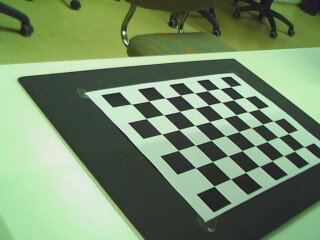
#> input picture calibration/calibration_1/data/left_000.jpg, 320 x 240 px; its folder holds 3 pictures in this run
$ jupyter execute calibrate.ipynb
#> lines starting #> are read from the running program, lines starting #| are printed output that depends on the picture; long printed decimals are rounded
# Calibration Notebook

### Import all

[cell 1]
import cv2
print("OpenCV should be 4.8.0.76 Current version:", cv2.__version__)
from typing import List
import numpy as np
import imageio
import cv2
import copy
import glob
import os
import matplotlib.pyplot as plt
import json

### Useful functions

[cell 2]
def load_images_from_folder(folder: str, use_BGR = True) -> List[np.ndarray]:
#> called with folder = 'calibration_1//data', use_BGR = True
    if use_BGR:
        return [cv2.imread(filename) for filename in glob.glob(os.path.join(folder, '*.jpg'))]
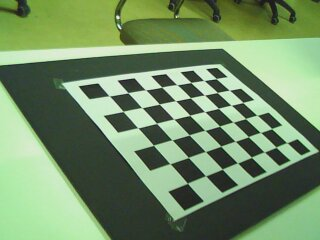
#> input picture calibration/calibration_1/data/left_001.jpg, 320 x 240 px
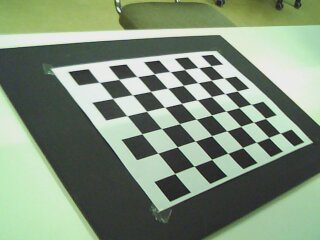
#> input picture calibration/calibration_1/data/left_002.jpg, 320 x 240 px
    else:
        return [imageio.imread(filename) for filename in glob.glob(os.path.join(folder, '*.jpg'))]


def show_all_images(images: np.ndarray):
    bgr_images = [cv2.cvtColor(image, cv2.COLOR_BGR2RGB) for image in images]
    for bgr in bgr_images:
        plt.figure()
        plt.axis('off')
        plt.imshow(bgr)
        plt.show()

def show_from_list(images: np.ndarray, index=0):
    bgr_image = cv2.cvtColor(images[index], cv2.COLOR_BGR2RGB)
    plt.figure()
    plt.axis('off')
    plt.imshow(bgr_image)
    plt.show()

def write_images(images, folder):
    os.makedirs(folder, exist_ok=True)
    for i, image in enumerate(images):
        path = f"{folder}/{i}.jpg"
        cv2.imwrite(path, image)

### Save here chessboard params

[cell 3]
SIZE = (8, 6)
dx = 30
dy = 30

### Save here the folder

[cell 4]
calibration_folder = "calibration_1/"

### Find corners

[cell 5]
images = load_images_from_folder(f"{calibration_folder}/data", use_BGR=True)
#> images = 3 items
show_from_list(images, 1)

[cell 6]
# Find corners with cv2.findChessboardCorners()

# Convert to gray images
imgs_gray = [cv2.cvtColor(img, cv2.COLOR_RGB2GRAY) for img in images]
#> imgs_gray = 3 items

#Find corners
corners = [cv2.findChessboardCorners(image=img_gray, patternSize=SIZE) for img_gray in imgs_gray]
#> corners = 3 items

# Save found values
ret_values = [c[0] for c in corners]
#> ret_values = [True, True, True]
print(f"Found corners in {sum(ret_values)} out of {len(ret_values)} images")
#| Found corners in 3 out of 3 images
print(f"Failed images at indexes: {[i for i, v in enumerate(ret_values) if not v]}")
#| Failed images at indexes: []

[cell 7]
# Refine corners
corners_copy = copy.deepcopy(corners)
#> corners_copy = 3 items
criteria = (cv2.TERM_CRITERIA_EPS + cv2.TERM_CRITERIA_MAX_ITER, 30, 0.01)

corners_refined = [
    cv2.cornerSubPix(
        img_gray, cor[1], (3, 3), (-1, -1), criteria
    ) if cor[0] else []
    for img_gray, cor in zip(imgs_gray, corners_copy)
]
#> corners_refined = 3 items

[cell 8]
images_copy = copy.deepcopy(images)
#> images_copy = 3 items
shown_corners_refined = [
    cv2.drawChessboardCorners(
        image=img,
        patternSize=SIZE,
        corners=corner,
        patternWasFound=ret
    ) if ret else img
    for img, corner, ret in zip(images_copy, corners_refined, ret_values)
]
#> shown_corners_refined = 3 items

[cell 9]
show_from_list(shown_corners_refined, index = 1)
#> call 2 of show_from_list, with index = 1
#> in show_from_list (call 2), `bgr_image = cv2.cvtColor(images[index], cv2.COLOR_BGR2RGB)`:
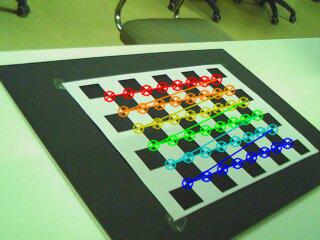
#> bgr_image: shape (240, 320, 3); mean R, G, B 114, 141.5, 100.7
write_images(shown_corners_refined, f"{calibration_folder}/results")
#> the loop in write_images, `for i, image in enumerate(images):` made 3 passes
#> path on passes 1 to 3: 'calibration_1//results/0.jpg', 'calibration_1//results/1.jpg', 'calibration_1//results/2.jpg'
#> pass 1, in write_images, `cv2.imwrite(path, image)`:
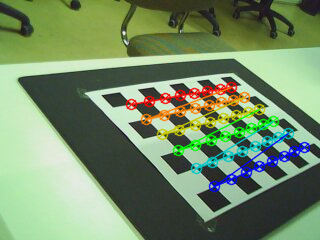
#> saved as 0.jpg: shape (240, 320, 3); mean B, G, R 104.6, 140.4, 117.3

[cell 10]
def get_chessboard_points(chessboard_shape, dx, dy):
    cols, rows = chessboard_shape
    matrix = [(j * dx, i * dy, 0) for i in range(rows) for j in range(cols)]
    return np.array(matrix, np.float32)

[cell 11]
points = get_chessboard_points(SIZE, dx, dy)
chessboard_points = [points for ret in ret_values if ret]
#> chessboard_points = 3 items

# Filter data and get only those with adequate detections
valid_corners = [corner for corner, ret in zip(corners_refined, ret_values) if ret]
#> valid_corners = 3 items

# Convert list to numpy array
valid_corners = np.asarray(valid_corners, dtype=np.float32)

### Get params

[cell 12]
img_size = (np.array(imgs_gray)[0].shape[1], np.array(imgs_gray)[0].shape[0])
#> img_size = (320, 240)
rms, intrinsics, dist_coeffs, rvecs, tvecs = cv2.calibrateCamera(
    chessboard_points,
    valid_corners,
    img_size,
    None,
    None
)
#> rms = 0.102; intrinsics = [[440.4, 0, 154.1], [0, 411.1, 100.5], [0, 0, 1]]; dist_coeffs = [[-0.294, 1.42, 0.0211, 0.000966, -4.97]]; rvecs = ([-0.802, -0.658, -0.468], [-0.75, -0.657, -0.454], [-0.701, -0.647, -0.443]); tvecs = ([-27.86, 4.61, 540.2], [-53.93, -6.1, 528.2], [-64.74, -23.21, 518])

# Obtain extrinsics
extrinsics = list(map(lambda rvec, tvec: np.hstack((cv2.Rodrigues(rvec)[0], tvec)), rvecs, tvecs))
#> extrinsics = 3 items

[cell 13]
# Print outputs
print("Intrinsics:\n", intrinsics)
#| Intrinsics:
#|  [[440.448   0.         154.113]
#|  [  0.         411.084 100.517]
#|  [  0.           0.           1.        ]]
print("Distortion coefficients:\n", dist_coeffs)
#| Distortion coefficients:
#|  [[-2.94448872e-01  1.41720024e+00  2.11254476e-02  9.65899130e-04
#|   -4.96924440e+00]]
print("Root mean squared reprojection error:\n", rms)
#| Root mean squared reprojection error:
#|  0.1024
